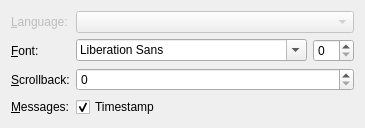
<?xml version="1.0" encoding="UTF-8"?>
<ui version="4.0">
 <class>GeneralWizardPage</class>
 <widget class="QWizardPage" name="GeneralWizardPage">
  <property name="title">
   <string>General settings</string>
  </property>
  <property name="subTitle">
   <string>Adjust general settings</string>
  </property>
  <layout class="QFormLayout" name="formLayout">
   <item row="0" column="0">
    <widget class="QLabel" name="label">
     <property name="enabled">
      <bool>false</bool>
     </property>
     <property name="text">
      <string>&amp;Language:</string>
     </property>
     <property name="buddy">
      <cstring>langComboBox</cstring>
     </property>
    </widget>
   </item>
   <item row="0" column="1">
    <widget class="QComboBox" name="langComboBox">
     <property name="enabled">
      <bool>false</bool>
     </property>
    </widget>
   </item>
   <item row="1" column="0">
    <widget class="QLabel" name="label_2">
     <property name="text">
      <string>&amp;Font:</string>
     </property>
     <property name="buddy">
      <cstring>fontComboBox</cstring>
     </property>
    </widget>
   </item>
   <item row="1" column="1">
    <layout class="QHBoxLayout" name="horizontalLayout">
     <item>
      <widget class="QFontComboBox" name="fontComboBox">
       <property name="sizePolicy">
        <sizepolicy hsizetype="MinimumExpanding" vsizetype="Fixed">
         <horstretch>0</horstretch>
         <verstretch>0</verstretch>
        </sizepolicy>
       </property>
      </widget>
     </item>
     <item>
      <widget class="QSpinBox" name="sizeSpinBox"/>
     </item>
    </layout>
   </item>
   <item row="2" column="1">
    <widget class="QSpinBox" name="blockSpinBox">
     <property name="maximum">
      <number>9999</number>
     </property>
     <property name="singleStep">
      <number>10</number>
     </property>
    </widget>
   </item>
   <item row="2" column="0">
    <widget class="QLabel" name="label_3">
     <property name="text">
      <string>&amp;Scrollback:</string>
     </property>
     <property name="buddy">
      <cstring>blockSpinBox</cstring>
     </property>
    </widget>
   </item>
   <item row="3" column="0">
    <widget class="QLabel" name="label_4">
     <property name="text">
      <string>&amp;Messages:</string>
     </property>
     <property name="buddy">
      <cstring>timeStampCheckBox</cstring>
     </property>
    </widget>
   </item>
   <item row="3" column="1">
    <widget class="QCheckBox" name="timeStampCheckBox">
     <property name="text">
      <string>Timestamp</string>
     </property>
     <property name="checked">
      <bool>true</bool>
     </property>
    </widget>
   </item>
  </layout>
 </widget>
 <tabstops>
  <tabstop>langComboBox</tabstop>
  <tabstop>fontComboBox</tabstop>
 </tabstops>
 <resources/>
 <connections/>
</ui>
